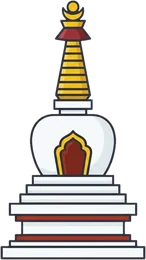
#> input picture yonten/assets/images/chorten.webp, 146 x 260 px, given in place of yonten-idle.png, which was not available
$ python prep_images.py
#> lines starting #> are read from the running program, lines starting #| are printed output that depends on the picture
"""Image pipeline for Yonten (spec section 3).

Reads the 1024x1024 transparent PNG pack from assets/raw/Yonten-App-Images/
and writes 2x-resolution WebP files (quality 88) to assets/images/.

Usage (from yonten/):
    tools/.venv/bin/python tools/prep_images.py [--src DIR] [--out DIR]
"""

from __future__ import annotations

import argparse
from pathlib import Path

import numpy as np
from PIL import Image

ROOT = Path(__file__).resolve().parent.parent
DEFAULT_SRC = ROOT / "assets" / "raw" / "Yonten-App-Images"
DEFAULT_OUT = ROOT / "assets" / "images"
WEBP_QUALITY = 88

# 1. Full-body poses share one crop so frames swap in place without jumping.
POSE_CROP = (88, 88, 936, 936)
POSE_SIZE = 280
POSES = [
    "idle", "blink", "wave-a", "wave-b", "explore", "explore-blink",
    "crouch", "cheer-jump", "cheer-land", "think",
]

# 2. Avatar head-and-shoulders.
# Spec says (152, 140, 872, 860); shifted up 14 px so the hair tuft
# (top at y 133) isn't clipped. Same 720 px square. DECISIONS.md D13.
AVATAR_CROP = (152, 126, 872, 846)
AVATAR_SIZE = 260

# 3. Peek: the cut edge lands exactly on the right side.
PEEK_CROP = (380, 110, 817, 910)
PEEK_HEIGHT = 300

# 4. Scene images: alpha bounding box, then resize to a width (or height).
SCENE_WIDTHS = {
    "map-mountains": 800,
    "map-hills": 800,
    "cloud-1": 260,
    "cloud-2": 180,
    "prayer-flags": 480,
    "thangka-frame": 420,
    "chest-closed": 200,
    "chest-open": 220,
}
SCENE_HEIGHTS = {"chorten": 260}

# 5. Lamp split. Flame base sits at (50%, 32%) of the shared frame.
LAMP_SPLIT_Y = 362
LAMP_FLAME_SEED = (512, 300)
LAMP_CROP = (278, 99, 746, 923)
LAMP_WIDTH = 96

# 6. Icons.
ICONS = [
    "nav-map", "nav-backpack", "nav-quests", "nav-me", "nav-camera",
    "icon-flame", "icon-flash",
]
ICON_SIZE = 96

# 7. Paper grain tile.
GRAIN_SIZE = 256


def save(img: Image.Image, out: Path, name: str) -> None:
    path = out / f"{name}.webp"
    img.save(path, "WEBP", quality=WEBP_QUALITY, method=6)
    print(f"  {path.name:28s} {img.width}x{img.height}")


def load(src: Path, folder: str, name: str) -> Image.Image:
#> called with folder = '1-yonten-poses', name = 'yonten-idle'
    return Image.open(src / folder / f"{name}.png").convert("RGBA")
#> returned value is the input picture: PIL image 146x260 RGBA; mean R, G, B, A 85.9, 81.4, 77.7, 116.5


# [5 lines left out: function alpha_bbox, not called in this run]


def resize_width(img: Image.Image, width: int) -> Image.Image:
    height = round(img.height * width / img.width)
    return img.resize((width, height), Image.LANCZOS)


def resize_height(img: Image.Image, height: int) -> Image.Image:
    width = round(img.width * height / img.height)
    return img.resize((width, height), Image.LANCZOS)


def prep_poses(src: Path, out: Path) -> None:
    for pose in POSES:
        img = load(src, "1-yonten-poses", f"yonten-{pose}").crop(POSE_CROP)
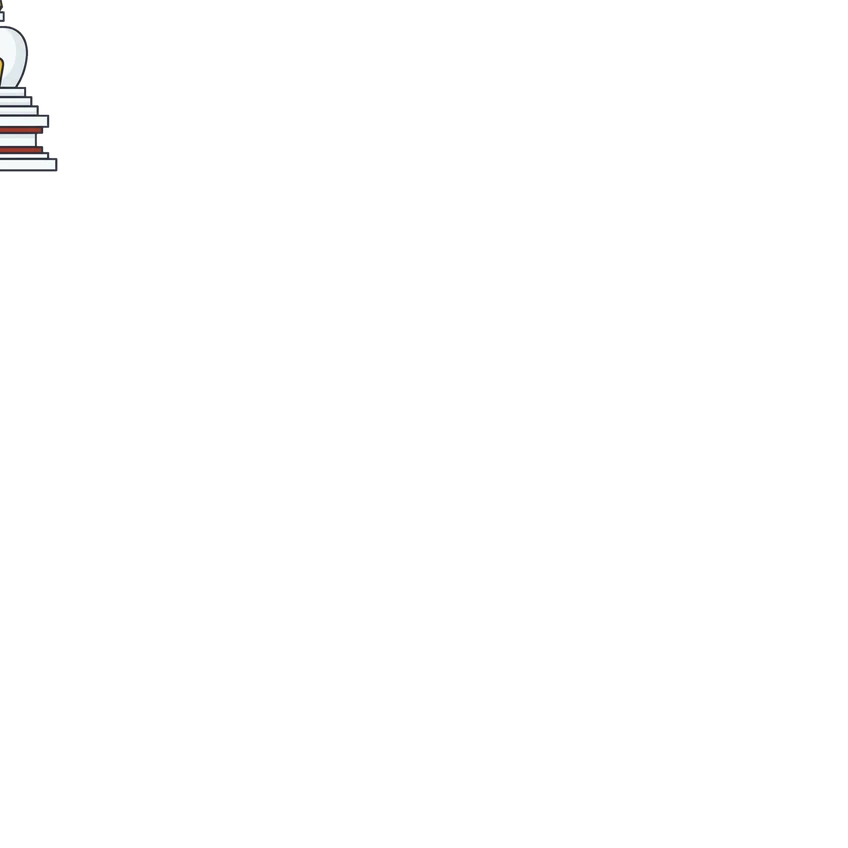
#> img: PIL image 848x848 RGBA; mean R, G, B, A 1.4, 1.4, 1.4, 1.8; transparent parts drawn white
        save(img.resize((POSE_SIZE, POSE_SIZE), Image.LANCZOS), out, f"yonten-{pose}")
#|   yonten-idle.webp             280x280
#> pass 2 of the loop in prep_poses, `for pose in POSES:`:
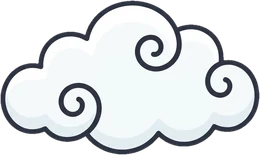
#> input picture yonten/assets/images/cloud-1.webp, 260 x 155 px, given in place of yonten-blink.png, which was not available
#> in load, returned value is the input picture: PIL image 260x155 RGBA; mean R, G, B, A 142.3, 145.7, 148.1, 170.3
#> in prep_poses, `img = load(src, "1-yonten-poses", f"yonten-{pose}").crop(POSE_CROP)`:
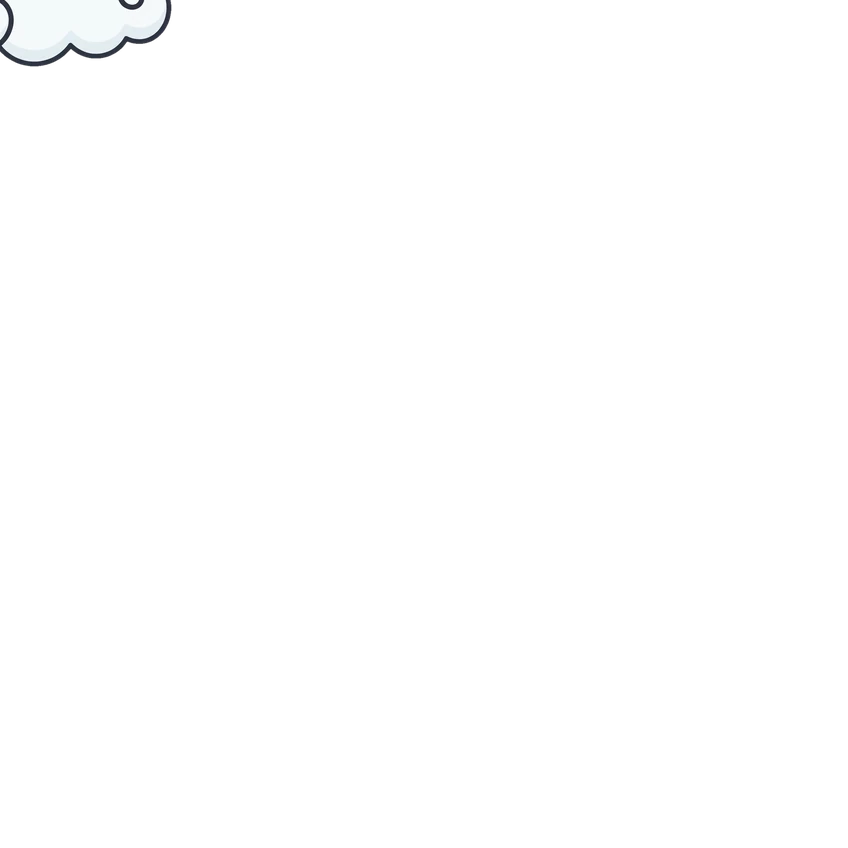
#> img: PIL image 848x848 RGBA; mean R, G, B, A 2.7, 2.8, 2.8, 3.2; transparent parts drawn white
#|   yonten-blink.webp            280x280
    for pose in ("avatar", "avatar-blink"):
        img = load(src, "1-yonten-poses", f"yonten-{pose}").crop(AVATAR_CROP)
        save(img.resize((AVATAR_SIZE, AVATAR_SIZE), Image.LANCZOS), out, f"yonten-{pose}")
    peek = load(src, "1-yonten-poses", "yonten-peek").crop(PEEK_CROP)
    save(resize_height(peek, PEEK_HEIGHT), out, "yonten-peek")


# [78 lines left out: functions prep_scene, flood_region, prep_lamp, prep_icons, prep_paper_grain, not called in this run]


def main() -> None:
    parser = argparse.ArgumentParser(description=__doc__)
    parser.add_argument("--src", type=Path, default=DEFAULT_SRC)
    parser.add_argument("--out", type=Path, default=DEFAULT_OUT)
    args = parser.parse_args()
    args.out.mkdir(parents=True, exist_ok=True)

    print("Poses");   prep_poses(args.src, args.out)
    print("Scene");   prep_scene(args.src, args.out)
    print("Lamp");    prep_lamp(args.src, args.out)
    print("Icons");   prep_icons(args.src, args.out)
    print("Texture"); prep_paper_grain(args.out)


if __name__ == "__main__":
#> (the run stopped early here; a loop or call above may not have finished)
